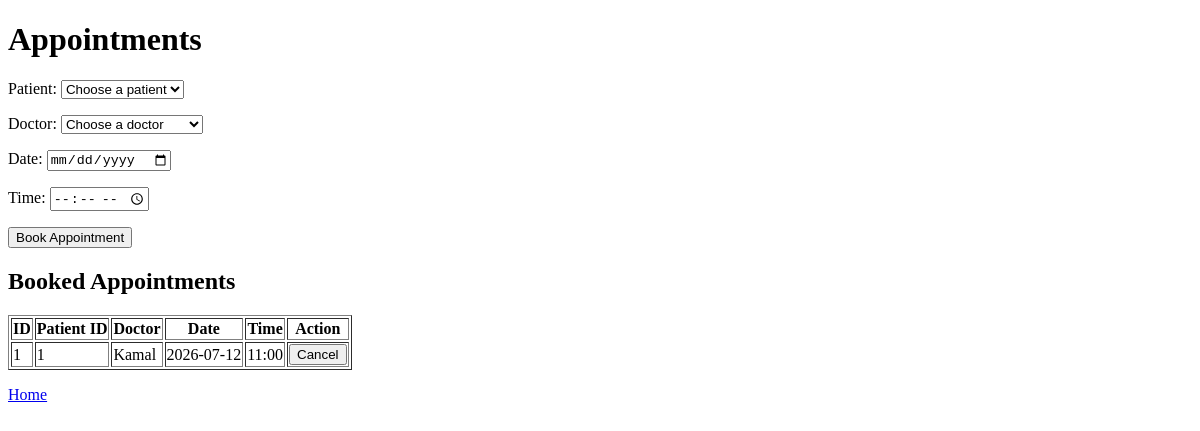
Before: /appointments with the older database file.
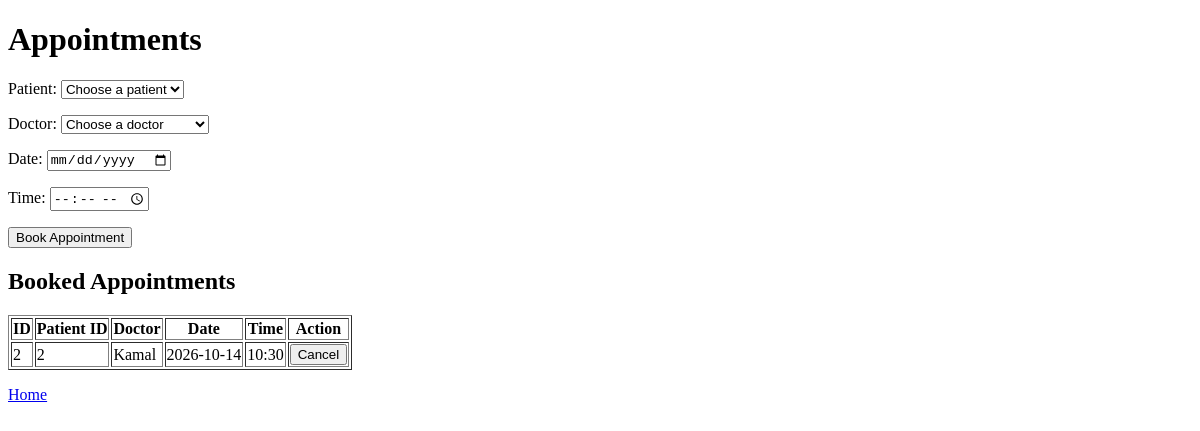
After: the same page with the newer database file.
### tables this page shows
CREATE TABLE appointments (
        appointment_id INTEGER PRIMARY KEY AUTOINCREMENT,
        patient_id INTEGER NOT NULL,
        doctor_name TEXT NOT NULL,
        appointment_date TEXT NOT NULL,
        appointment_time TEXT NOT NULL,
        FOREIGN KEY (patient_id) REFERENCES patients(patient_id)
    );

### app.py (the view, shortened to what this page needs)
@app.route("/appointments", methods=["GET", "POST"])
def appointments():
    service = AppointmentService()
    error = None
    patients = PatientService().get_all_patients()
    doctors = DoctorService().get_all_doctors()
    appointments = service.get_all_appointments()
    return render_template(
        "appointments.html",
        appointments=appointments,
        patients=patients,
        doctors=doctors,
        error=error
    )

### services/appointment_service.py (called while the page is built)
    def get_all_appointments(self):
        return self.db.fetch_all("SELECT * FROM appointments")

### services/database.py (called while the page is built)
    def create_patient_table(self):
        self.cursor.execute("""
        CREATE TABLE IF NOT EXISTS patients (
            patient_id INTEGER PRIMARY KEY AUTOINCREMENT,
            name TEXT NOT NULL,
            age INTEGER NOT NULL,
            gender TEXT NOT NULL,
            contact TEXT NOT NULL,
            address TEXT,
            disease TEXT,
            symptoms TEXT,
            medical_history TEXT
        )
        """)
        self.connection.commit()

    def create_appointment_table(self):
        self.cursor.execute("""
    CREATE TABLE IF NOT EXISTS appointments (
        appointment_id INTEGER PRIMARY KEY AUTOINCREMENT,
        patient_id INTEGER NOT NULL,
        doctor_name TEXT NOT NULL,
        appointment_date TEXT NOT NULL,
        appointment_time TEXT NOT NULL,
        FOREIGN KEY (patient_id) REFERENCES patients(patient_id)
    )
    """)
        self.connection.commit()

    def create_doctor_table(self):
        self.cursor.execute("""
        CREATE TABLE IF NOT EXISTS doctors(
        doctor_id INTEGER PRIMARY KEY AUTOINCREMENT,
        name TEXT NOT NULL,
        specialization TEXT NOT NULL,
        contact TEXT NOT NULL
    )
    """)
        self.connection.commit()

    def fetch_all(self, query, params=None):
        if params:
            self.cursor.execute(query, params)
        else:
            self.cursor.execute(query)
        return self.cursor.fetchall()

### services/doctor_service.py (called while the page is built)
    def get_all_doctors(self):
        return self.db.fetch_all("SELECT * FROM doctors")

### services/patient_service.py (called while the page is built)
    def get_all_patients(self):
        return self.db.fetch_all("SELECT * FROM patients")

### templates/appointments.html (shortened to what this page needs)
<!DOCTYPE html>
<html>
<head>
</head>
<body>
    <h1>Appointments</h1>
    <form method="post">
        <p>
            <label>Patient:</label>
            <select name="patient_id" required>
                <option value="">Choose a patient</option>
            </select>
        </p>
        <p>
            <label>Doctor:</label>
            <select name="doctor_name" required>
                <option value="">Choose a doctor</option>
            </select>
        </p>
        <p>
            <label>Date:</label>
            <input type="date" name="appointment_date" required>
        </p>
        <p>
            <label>Time:</label>
            <input type="time" name="appointment_time" required>
        </p>
        <button type="submit">Book Appointment</button>
    </form>
    <h2>Booked Appointments</h2>
    <table border="1">
        <tr>
            <th>ID</th>
            <th>Patient ID</th>
            <th>Doctor</th>
            <th>Date</th>
            <th>Time</th>
            <th>Action</th>
        </tr>
        {% for appointment in appointments %}
        <tr>
            <td>{{ appointment[0] }}</td>
            <td>{{ appointment[1] }}</td>
            <td>{{ appointment[2] }}</td>
            <td>{{ appointment[3] }}</td>
            <td>{{ appointment[4] }}</td>
            <td>
                <form method="post"
                      action="/appointments/cancel/{{ appointment[0] }}"
                      onsubmit="return confirm('Cancel this appointment?');">
                    <button type="submit">Cancel</button>
                </form>
            </td>
        </tr>
        {% else %}
        <tr>
            <td colspan="6">No appointments found.</td>
        </tr>
        {% endfor %}
    </table>
    <p><a href="/">Home</a></p>
</body>
</html>

Changed rows visible on the page:
removed appointments: appointment_id "1", patient "1", doctor_name "Kamal", appointment_date "2026-07-12", appointment_time "11:00"
added appointments: appointment_id "2", patient "2", doctor_name "Kamal", appointment_date "2026-10-14", appointment_time "10:30"
